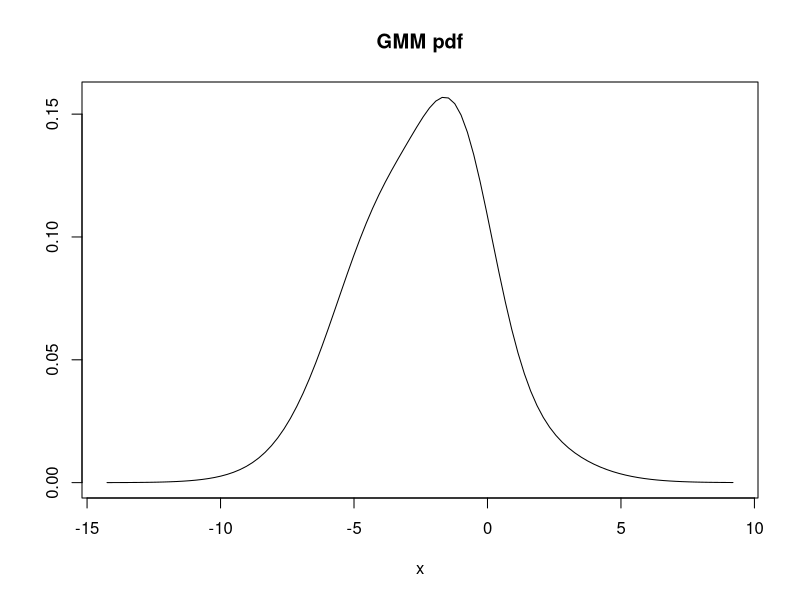
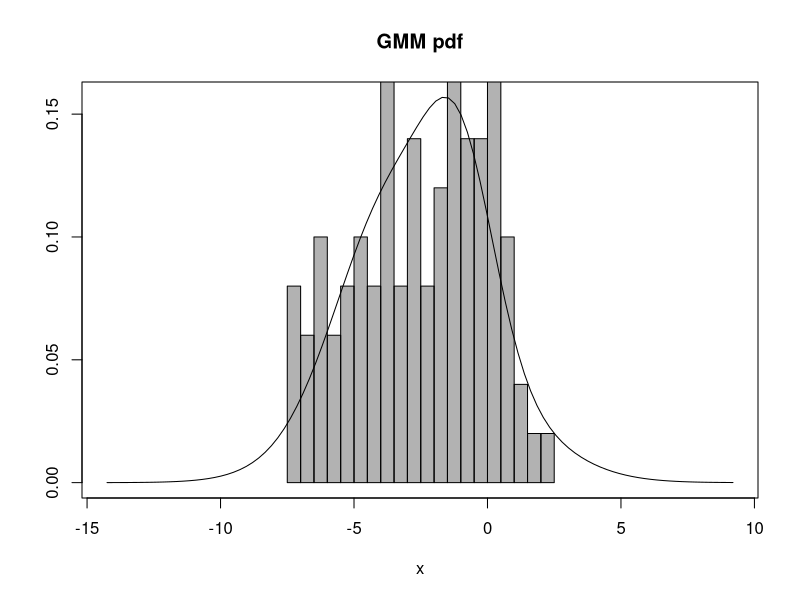
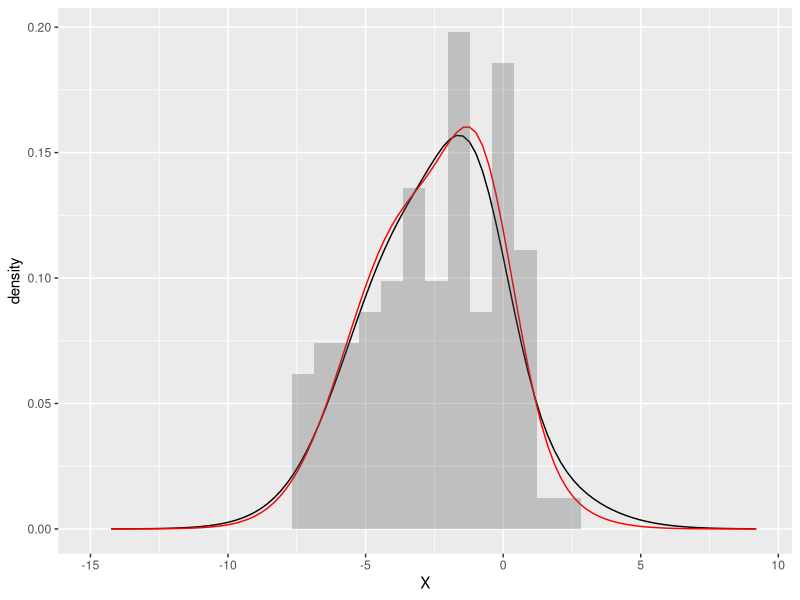

These charts were generated, in order, by the following R code:
#Andrieu, C., de Freitas, N., Doucet, A. et al. An Introduction to MCMC for Machine Learning. Machine Learning 50, 5–43 (2003). https://doi.org/10.1023/A:1020281327116
library(ggplot2)
library(dplyr)

#True 모델 생성
n_cluster <- 5
param_df <- data.frame(mu=rnorm(n_cluster, sd=5), sigma2=rchisq(n_cluster, 5), pi=rmultinom(1, 100, rep(1, n_cluster)/n_cluster)/100)

#Density를 그리기 위한 작업
plot_x_range <- seq(min(param_df$mu)-10, max(param_df$mu)+10, length.out=100)
plot(plot_x_range,rowSums(apply(param_df, 1, function(par) {dnorm(plot_x_range, par[1], sqrt(par[2]))*par[3]})), type = 'l', main = "GMM pdf", ylab = '', xlab='x')

#표본 생성
n_sample <- 100
gmm_ind <- sample(1:n_cluster, n_sample, prob = param_df$pi, replace = T)
gmm_sample <- sapply(gmm_ind, function(ind) {rnorm(1, param_df[ind,1], sqrt(param_df[ind,2]))})

plot(plot_x_range,rowSums(apply(param_df, 1, function(par) {dnorm(plot_x_range, par[1], sqrt(par[2]))*par[3]})), type = 'l', main = "GMM pdf", ylab = '', xlab='x')
hist(gmm_sample, probability = T, add = T, col=rgb(0,0,0, alpha=0.3), breaks = 20)

#분산에 대한 MLE.
var_mle <- function(x) {var(x) * (length(x) - 1) / length(x)}

#초기 값
param_est <- data.frame(mu=rnorm(n_cluster, sd=5), sigma2=rchisq(n_cluster, 5), pi=rmultinom(1, 100, rep(1, n_cluster)/n_cluster)/100)
n_mcmc <- 10

for (it in 1:100) {
  #E step
  #잠재 변수를 샘플링하기 위한 각 클러스터에 들어갈 확률
  alphas <- apply(param_df, 1, function(par) {dnorm(gmm_sample, par[1], sqrt(par[2]))*par[3]})
  alphas <- alphas/rowSums(alphas)
  #잠재변수 추출(어느 분포/클러스터에서 나왔는지)
  sample_est_ind <- apply(alphas, 1, function(ap) {sample(1:n_cluster, n_mcmc, prob = ap, replace = T)})
  
  #M step
  #잠재변수가 가리키는 클러스터에 대응하는 데이터를 각 클러스터에 반영
  param_est_next <- data.frame(y=rep(gmm_sample, each=n_mcmc), cls=as.vector(sample_est_ind)) %>%
    group_by(cls) %>% summarise(mu=mean(y), sigma2=var_mle(y), pi=n()) %>% as.data.frame() %>% select(-cls)
  param_est <- param_est_next
  param_est[,3] <- param_est[,3]/sum(param_est[,3])
}

param_df
param_est

#샘플 히스토그램+True density+estimate density
ggplot()+
  geom_line(aes(x=plot_x_range,y=rowSums(apply(param_df, 1, function(par) {dnorm(plot_x_range, par[1], sqrt(par[2]))*par[3]}))))+
  geom_line(aes(x=plot_x_range,y=rowSums(apply(param_est, 1, function(par) {dnorm(plot_x_range, par[1], sqrt(par[2]))*par[3]}))), color='red')+
  geom_histogram(aes(x=gmm_sample, y=after_stat(density)), alpha=0.3)+ylab("density")+xlab("X")

